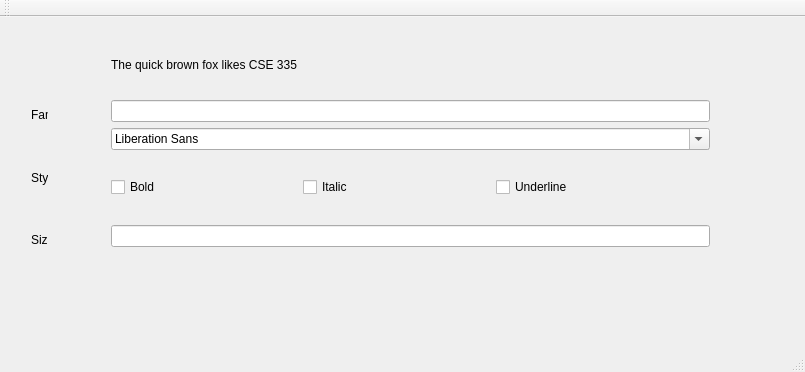
<?xml version="1.0" encoding="UTF-8"?>
<ui version="4.0">
 <class>MainWindow</class>
 <widget class="QMainWindow" name="MainWindow">
  <property name="geometry">
   <rect>
    <x>0</x>
    <y>0</y>
    <width>805</width>
    <height>372</height>
   </rect>
  </property>
  <property name="windowTitle">
   <string>MainWindow</string>
  </property>
  <widget class="QWidget" name="centralWidget">
   <widget class="QWidget" name="layoutWidget">
    <property name="geometry">
     <rect>
      <x>20</x>
      <y>80</y>
      <width>39</width>
      <height>161</height>
     </rect>
    </property>
    <layout class="QVBoxLayout" name="verticalLayout_4">
     <item>
      <widget class="QLabel" name="label_4">
       <property name="text">
        <string>Family</string>
       </property>
      </widget>
     </item>
     <item>
      <spacer name="verticalSpacer_5">
       <property name="orientation">
        <enum>Qt::Vertical</enum>
       </property>
       <property name="sizeHint" stdset="0">
        <size>
         <width>20</width>
         <height>23</height>
        </size>
       </property>
      </spacer>
     </item>
     <item>
      <widget class="QLabel" name="label_5">
       <property name="text">
        <string>Style</string>
       </property>
      </widget>
     </item>
     <item>
      <spacer name="verticalSpacer_7">
       <property name="orientation">
        <enum>Qt::Vertical</enum>
       </property>
       <property name="sizeHint" stdset="0">
        <size>
         <width>20</width>
         <height>15</height>
        </size>
       </property>
      </spacer>
     </item>
     <item>
      <widget class="QLabel" name="label_6">
       <property name="text">
        <string>Size</string>
       </property>
      </widget>
     </item>
    </layout>
   </widget>
   <widget class="QWidget" name="layoutWidget_2">
    <property name="geometry">
     <rect>
      <x>100</x>
      <y>30</y>
      <width>621</width>
      <height>211</height>
     </rect>
    </property>
    <layout class="QVBoxLayout" name="verticalLayout_5">
     <item>
      <widget class="QLabel" name="labelFox">
       <property name="text">
        <string>The quick brown fox likes CSE 335</string>
       </property>
      </widget>
     </item>
     <item>
      <spacer name="verticalSpacer_8">
       <property name="orientation">
        <enum>Qt::Vertical</enum>
       </property>
       <property name="sizeHint" stdset="0">
        <size>
         <width>20</width>
         <height>18</height>
        </size>
       </property>
      </spacer>
     </item>
     <item>
      <layout class="QVBoxLayout" name="verticalLayout_6">
       <item>
        <widget class="CustomLineEdit" name="lineEditFamily"/>
       </item>
       <item>
        <widget class="CustomFontComboBox" name="fontComboBox"/>
       </item>
      </layout>
     </item>
     <item>
      <spacer name="verticalSpacer_9">
       <property name="orientation">
        <enum>Qt::Vertical</enum>
       </property>
       <property name="sizeHint" stdset="0">
        <size>
         <width>20</width>
         <height>18</height>
        </size>
       </property>
      </spacer>
     </item>
     <item>
      <layout class="QHBoxLayout" name="horizontalLayout_2">
       <item>
        <widget class="CustomCheckBox" name="checkBoxBold">
         <property name="text">
          <string>Bold</string>
         </property>
        </widget>
       </item>
       <item>
        <spacer name="horizontalSpacer_4">
         <property name="orientation">
          <enum>Qt::Horizontal</enum>
         </property>
         <property name="sizeHint" stdset="0">
          <size>
           <width>40</width>
           <height>20</height>
          </size>
         </property>
        </spacer>
       </item>
       <item>
        <widget class="CustomCheckBox" name="checkBoxItalic">
         <property name="text">
          <string>Italic</string>
         </property>
        </widget>
       </item>
       <item>
        <spacer name="horizontalSpacer_5">
         <property name="orientation">
          <enum>Qt::Horizontal</enum>
         </property>
         <property name="sizeHint" stdset="0">
          <size>
           <width>40</width>
           <height>20</height>
          </size>
         </property>
        </spacer>
       </item>
       <item>
        <widget class="CustomCheckBox" name="checkBoxUnderline">
         <property name="text">
          <string>Underline</string>
         </property>
        </widget>
       </item>
       <item>
        <spacer name="horizontalSpacer_6">
         <property name="orientation">
          <enum>Qt::Horizontal</enum>
         </property>
         <property name="sizeHint" stdset="0">
          <size>
           <width>40</width>
           <height>20</height>
          </size>
         </property>
        </spacer>
       </item>
      </layout>
     </item>
     <item>
      <spacer name="verticalSpacer_10">
       <property name="orientation">
        <enum>Qt::Vertical</enum>
       </property>
       <property name="sizeHint" stdset="0">
        <size>
         <width>20</width>
         <height>18</height>
        </size>
       </property>
      </spacer>
     </item>
     <item>
      <widget class="CustomLineEdit" name="lineEditSize"/>
     </item>
    </layout>
   </widget>
  </widget>
  <widget class="QMenuBar" name="menuBar">
   <property name="geometry">
    <rect>
     <x>0</x>
     <y>0</y>
     <width>805</width>
     <height>26</height>
    </rect>
   </property>
  </widget>
  <widget class="QToolBar" name="mainToolBar">
   <attribute name="toolBarArea">
    <enum>TopToolBarArea</enum>
   </attribute>
   <attribute name="toolBarBreak">
    <bool>false</bool>
   </attribute>
  </widget>
  <widget class="QStatusBar" name="statusBar"/>
 </widget>
 <layoutdefault spacing="6" margin="11"/>
 <customwidgets>
  <customwidget>
   <class>CustomLineEdit</class>
   <extends>QLineEdit</extends>
   <header>customlineedit.h</header>
  </customwidget>
  <customwidget>
   <class>CustomFontComboBox</class>
   <extends>QFontComboBox</extends>
   <header>customfontcombobox.h</header>
  </customwidget>
  <customwidget>
   <class>CustomCheckBox</class>
   <extends>QCheckBox</extends>
   <header>customcheckbox.h</header>
  </customwidget>
 </customwidgets>
 <resources/>
 <connections/>
</ui>
